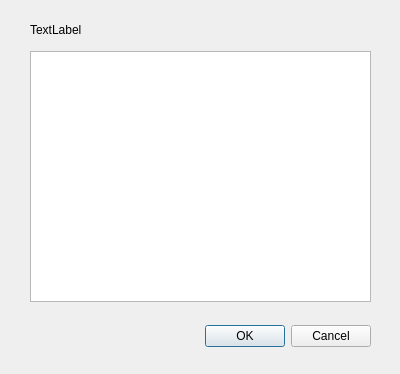
<?xml version="1.0" encoding="UTF-8"?>
<ui version="4.0">
 <class>PortDialog</class>
 <widget class="QDialog" name="PortDialog">
  <property name="geometry">
   <rect>
    <x>0</x>
    <y>0</y>
    <width>400</width>
    <height>374</height>
   </rect>
  </property>
  <property name="windowTitle">
   <string>Dialog</string>
  </property>
  <widget class="QDialogButtonBox" name="buttonBox">
   <property name="geometry">
    <rect>
     <x>30</x>
     <y>320</y>
     <width>341</width>
     <height>32</height>
    </rect>
   </property>
   <property name="orientation">
    <enum>Qt::Horizontal</enum>
   </property>
   <property name="standardButtons">
    <set>QDialogButtonBox::Cancel|QDialogButtonBox::Ok</set>
   </property>
  </widget>
  <widget class="QTreeView" name="treeView">
   <property name="geometry">
    <rect>
     <x>30</x>
     <y>51</y>
     <width>341</width>
     <height>251</height>
    </rect>
   </property>
  </widget>
  <widget class="QLabel" name="label">
   <property name="geometry">
    <rect>
     <x>30</x>
     <y>20</y>
     <width>341</width>
     <height>19</height>
    </rect>
   </property>
   <property name="text">
    <string>TextLabel</string>
   </property>
  </widget>
 </widget>
 <resources/>
 <connections>
  <connection>
   <sender>buttonBox</sender>
   <signal>accepted()</signal>
   <receiver>PortDialog</receiver>
   <slot>accept()</slot>
   <hints>
    <hint type="sourcelabel">
     <x>248</x>
     <y>254</y>
    </hint>
    <hint type="destinationlabel">
     <x>157</x>
     <y>274</y>
    </hint>
   </hints>
  </connection>
  <connection>
   <sender>buttonBox</sender>
   <signal>rejected()</signal>
   <receiver>PortDialog</receiver>
   <slot>reject()</slot>
   <hints>
    <hint type="sourcelabel">
     <x>316</x>
     <y>260</y>
    </hint>
    <hint type="destinationlabel">
     <x>286</x>
     <y>274</y>
    </hint>
   </hints>
  </connection>
 </connections>
</ui>
